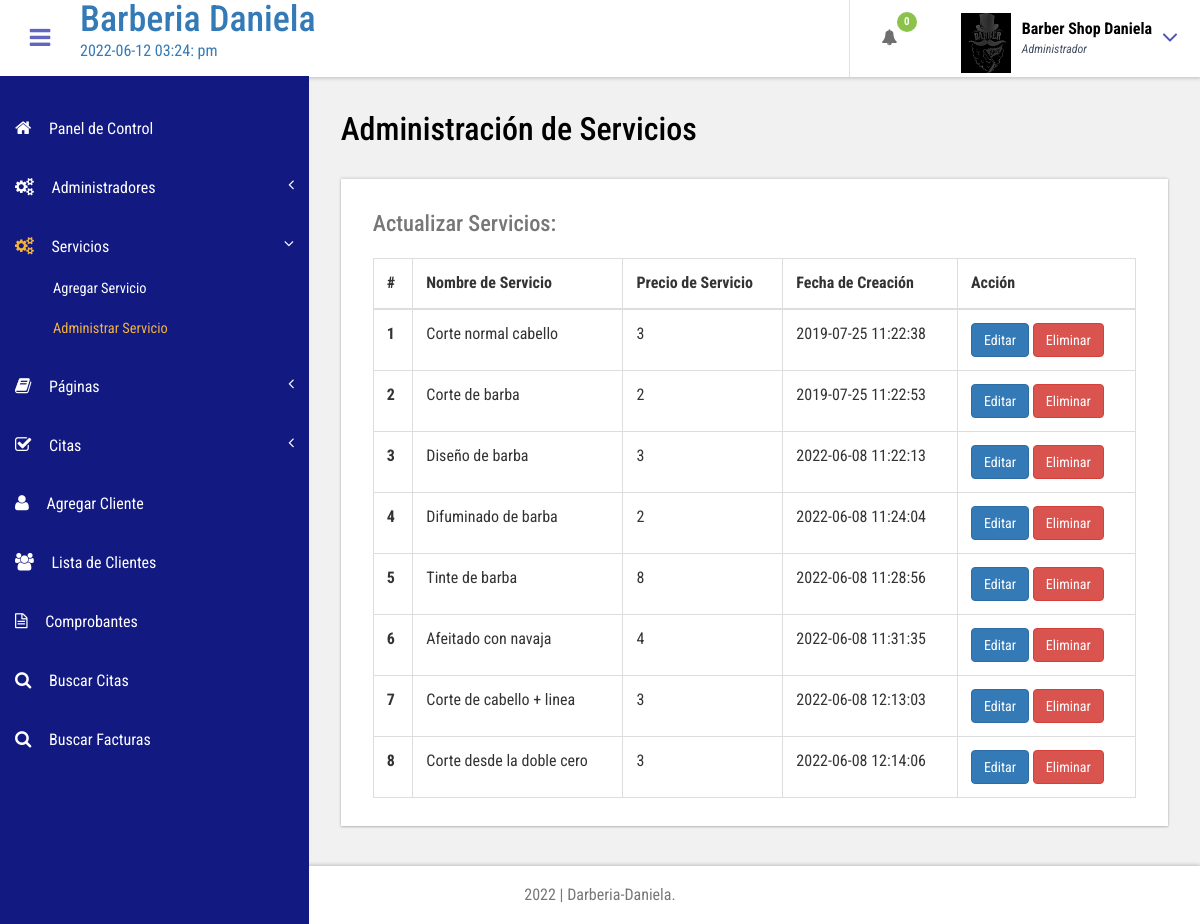
/admin/admi-servicios.php (signed in), run on the app's committed database.
### tables this page shows
CREATE TABLE `tblservicios` (
  `ID` int(10) NOT NULL AUTO_INCREMENT,
  `nombre_servicio` varchar(200) DEFAULT NULL,
  `precio` float DEFAULT NULL,
  `fecha_creacion` timestamp NULL DEFAULT current_timestamp(),
  PRIMARY KEY (`ID`)
);

### admin/admi-servicios.php (the view, shortened to what this page needs)
<?php
include('includes/dbconnection.php');
if (strlen($_SESSION['bpmsaid']==0)) {
  header('location:logout.php');
  } else{
  ?>
<!DOCTYPE HTML>
<html>
<head>
<link href="css/bootstrap.css" rel='stylesheet' type='text/css' />
<link href="css/style.css" rel='stylesheet' type='text/css' />
<link href="css/font-awesome.css" rel="stylesheet">
<link href="css/animate.css" rel="stylesheet" type="text/css" media="all">
<link href="css/custom.css" rel="stylesheet">
</head>
<body class="cbp-spmenu-push">
	<div class="main-content">
		 <?php include_once('includes/sidebar.php');?>
		 <?php include_once('includes/header.php');?>
		<div id="page-wrapper">
			<div class="main-page">
				<div class="tables">
					<h3 style=color:black class="title1">Administración de Servicios</h3>
					<div class="table-responsive bs-example widget-shadow">
						<h4>Actualizar Servicios:</h4>
						<table class="table table-bordered"> <thead> <tr> <th>#</th> <th>Nombre de Servicio</th> <th>Precio de Servicio</th> <th>Fecha de Creación</th><th>Acción</th> </tr> </thead> <tbody>
<?php
$ret=mysqli_query($con,"select *from  tblservicios");
$cnt=1;
while ($row=mysqli_fetch_array($ret)) {
?>
						 <tr> <th scope="row"><?php echo $cnt;?></th>
						 <td><?php  echo $row['nombre_servicio'];?></td>
						  <td><?php  echo $row['precio'];?></td>
						  <td><?php  echo $row['fecha_creacion'];?></td>
						   <td>
							   <a href="edit-servicios.php?editid=<?php echo $row['ID'];?> " class="btn btn-primary">Editar</a>
							   <a href="eliminar-servicio.php?ID=<?php echo $row['ID']?>" class="btn btn-danger"> Eliminar  </a>
						</td>
						    </tr>   <?php
$cnt=$cnt+1;
}?></tbody> </table>
					</div>
				</div>
			</div>
		</div>
		 <?php include_once('includes/footer.php');?>
	</div>
</body>
</html>
<?php }  ?>

### admin/includes/sidebar.php (shortened to what this page needs)
<div class=" sidebar" role="navigation">
        <nav class="cbp-spmenu cbp-spmenu-vertical cbp-spmenu-left" id="cbp-spmenu-s1">
          <ul class="nav" id="side-menu">
            <li>
              <a href="inicio-admin.php"><i class="fa fa-home nav_icon"></i>Panel de Control</a>
            </li>
            <li class="">
            <a href="consultas-admin.php"><i class="fa fa-cogs nav_icon"></i>Administradores<span class="fa arrow"></span> </a>
            </li>
            <li>
              <a href="agre-servicios.php"><i class="fa fa-cogs nav_icon"></i>Servicios<span class="fa arrow"></span> </a>
              <ul class="nav nav-second-level collapse">
                <li>
                  <a href="agre-servicios.php">Agregar Servicio</a>
                </li>
                <li>
                  <a href="admi-servicios.php">Administrar Servicio</a>
                </li>
              </ul>
            </li>
            <li class="">
              <a href="acerca-nostros.php"><i class="fa fa-book nav_icon"></i>Páginas <span class="fa arrow"></span></a>
            </li>
            <li>
              <a href="vista-citas.php"><i class="fa fa-check-square-o nav_icon"></i>Citas<span class="fa arrow"></span></a>
            </li>
            <li>
              <a href="agre-cliente.php" class="chart-nav"><i class="fa fa-user nav_icon"></i>Agregar Cliente</a>
            </li>
             <li>
              <a href="lista_clientes.php" class="chart-nav"><i class="fa fa-users nav_icon"></i>Lista de Clientes</a>
            </li>
    <li>
              <a href="comprobantes.php" class="chart-nav"><i class="fa fa-file-text-o nav_icon"></i>Comprobantes</a>
            </li>
            <li>
              <a href="buscar-cita.php" class="chart-nav"><i class="fa fa-search nav_icon"></i>Buscar Citas</a>
            </li>
            <li>
              <a href="buscar-comprobante.php" class="chart-nav"><i class="fa fa-search nav_icon"></i>Buscar Facturas</a>
            </li>
          </ul>
        </nav>
    </div>

### admin/includes/header.php (shortened to what this page needs)
<?php
$fecha=date('Y-m-d h:i: a', time());
?>
    <div class="sticky-header header-section ">
      <div class="header-left">
        <button id="showLeftPush"><i class="fa fa-bars"></i></button>
        <div class="">
          <a href="inicio-admin.php">
            <h1>Barberia Daniela</h1>
            <span> <?php echo $fecha;?> </span>
          </a>
        </div>
        <div class="clearfix"> </div>
      </div>
      <div class="header-right">
        <div class="profile_details_left">
          <ul class="nofitications-dropdown">
            <?php
$ret1=mysqli_query($con,"select ID,nombre from  tblcitas where estado=''");
$num=mysqli_num_rows($ret1);
?>
            <li class="dropdown head-dpdn">
              <a href="#" class="dropdown-toggle" data-toggle="dropdown" aria-expanded="false">
              <i class="fa fa-bell"></i><span class="badge "><?php echo $num;?></span></a>
            </li>
          </ul>
          <div class="clearfix"> </div>
        </div>
        <div class="profile_details">
        <?php
$adid=$_SESSION['bpmsaid'];
$ret=mysqli_query($con,"select nombreAdmin from tbladmin where ID='$adid'");
$row=mysqli_fetch_array($ret);
$name=$row['nombreAdmin'];
?>
          <ul>
            <li class="dropdown profile_details_drop">
              <a href="#" class="dropdown-toggle" data-toggle="dropdown" aria-expanded="false">
                <div class="profile_img">
                  <span class="prfil-img">
                    <img src="images/logobd.png" alt="" width="50" height="60">
                   </span>
                  <div class="user-name">
                    <p style="color:black"><?php echo $name; ?></p>
                    <span>Administrador</span>
                  </div>
                  <i class="fa fa-angle-down lnr"></i>
                  <div class="clearfix"></div>
                </div>
              </a>
            </li>
          </ul>
        </div>
        <div class="clearfix"> </div>
      </div>
      <div class="clearfix"> </div>
    </div>

### admin/includes/footer.php
<div class="footer">
   <p> 2022 | Darberia-Daniela.</p>
</div>

### admin/css/custom.css (style rules this page uses)
#page-wrapper { padding:7em 2em 2.5em; background-color: #F1F1F1; }
.sidebar .arrow { float: right; }
.sidebar .fa.arrow:before { content: "\f104"; }
.sidebar .active>a>.fa.arrow:before { content: "\f107"; }
.sidebar .nav-second-level li, .sidebar .nav-third-level li { border-bottom: 0!important; margin-bottom: 0; }
.sidebar .nav-second-level li a { padding-left: 53px; font-size: .9em; }

### data on the page
tblservicios: nombre_servicio "Corte normal cabello", precio "3", fecha_creacion "2019-07-25 11:22:38"
tblservicios: nombre_servicio "Corte de barba", precio "2", fecha_creacion "2019-07-25 11:22:53"
tblservicios: nombre_servicio "Diseño de barba", precio "3", fecha_creacion "2022-06-08 11:22:13"
tblservicios: nombre_servicio "Difuminado de barba", precio "2", fecha_creacion "2022-06-08 11:24:04"
tblservicios: nombre_servicio "Tinte de barba", precio "8", fecha_creacion "2022-06-08 11:28:56"
tblservicios: nombre_servicio "Afeitado con navaja", precio "4", fecha_creacion "2022-06-08 11:31:35"
tblservicios: nombre_servicio "Corte de cabello + linea", precio "3", fecha_creacion "2022-06-08 12:13:03"
tblservicios: nombre_servicio "Corte desde la doble cero", precio "3", fecha_creacion "2022-06-08 12:14:06"

### other printed values
$num "0"
$name "Barber Shop Daniela"
